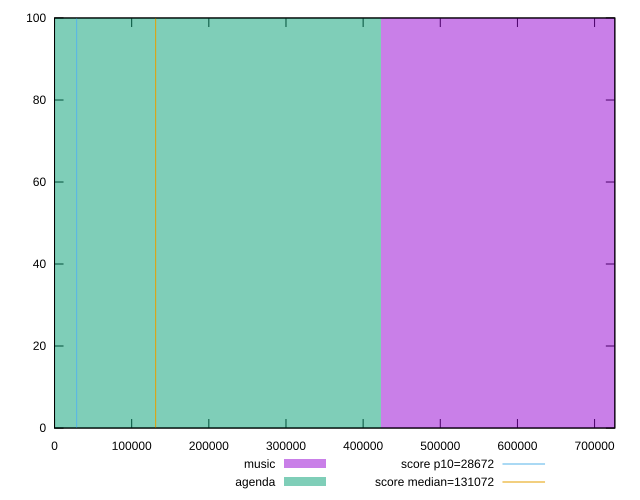

Write gnuplot code to recreate this figure.
reset

$music <<EOF
845197.3626434694 100
EOF

$agenda <<EOF
0 100
EOF

set key outside below
set boxwidth 845197.3626434694
set xrange [0:726242.272711111]
set yrange [0:100]
set trange [0:100]
set style fill transparent solid 0.5 noborder

set parametric
set terminal svg size 640, 500 enhanced background rgb 'white'
set output "reports/report_00030_2021-02-24T20-42-31.540Z/uses-long-cache-ttl/comparison/histogram/0_vs_1.svg"

plot $music title "music" with boxes, \
     $agenda title "agenda" with boxes, \
     28672,t title "score p10=28672", \
     131072,t title "score median=131072"

reset
